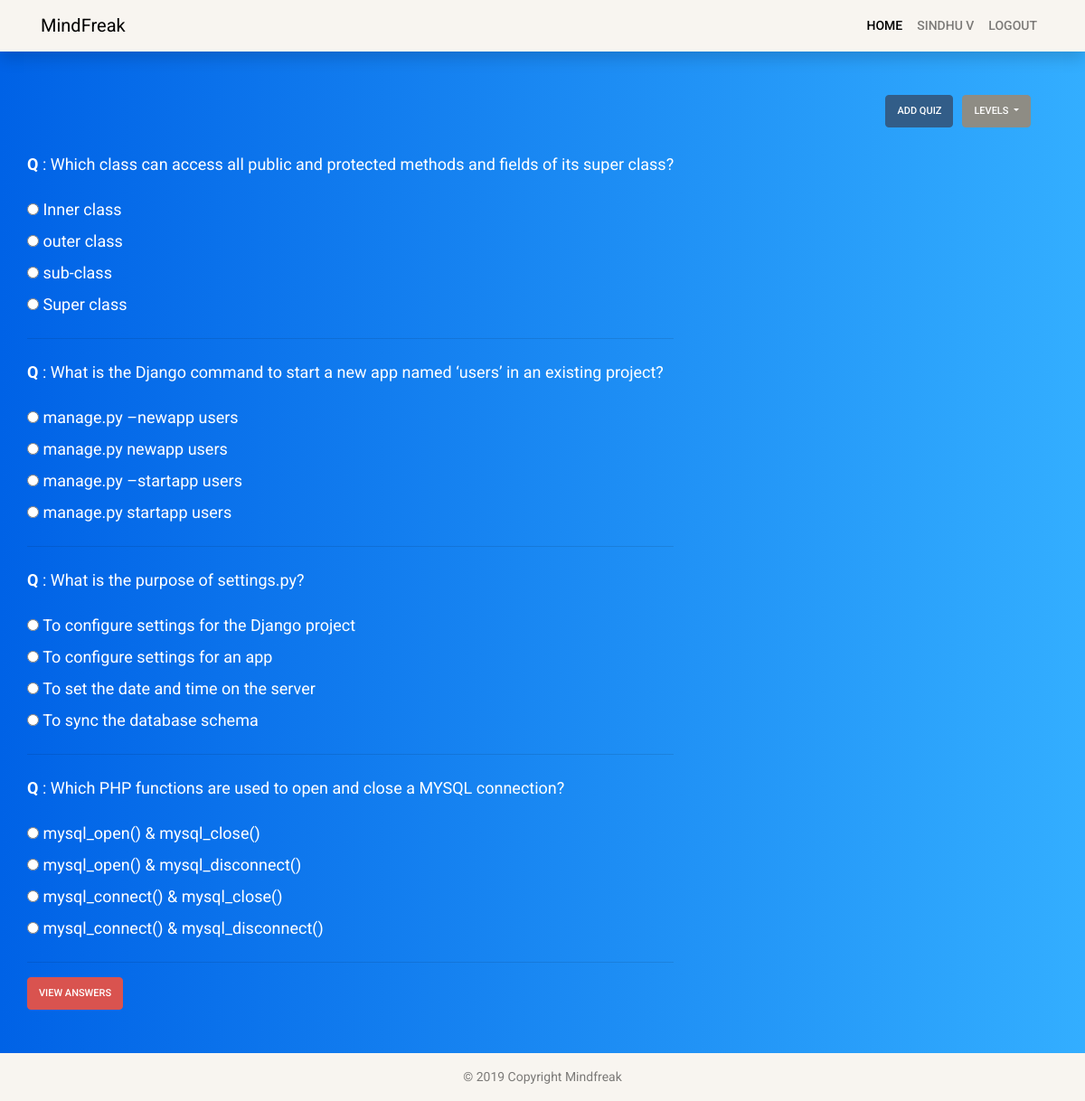
Screenshot of /quizpage/ (signed in) with the database file from the repository.
### mindfreakapp/models.py (models this page shows, shortened)
class Quiz(models.Model):
    user = models.ForeignKey(User,  on_delete = models.CASCADE,default='')
    questiontitle = models.CharField(max_length=1000)
    subject = models.CharField(max_length=500)
    option1 = models.CharField(max_length=500)
    option2 = models.CharField(max_length=500)
    option3 = models.CharField(max_length=500)
    option4 = models.CharField(max_length=500)
    correctans = models.CharField(max_length=500)
    level = models.CharField(max_length=500)
    description = models.CharField(max_length=1500)

### mindfreakapp/views.py (the view)
# urls.py: path('quizpage/',quizpage),
@login_required(login_url="/login")
def quizpage(request,level="all"):
    if request.method == "POST":
        anslist =[]
        if level == "all":
            Allquiz = Quiz.objects.all()
        else:
            Allquiz = Quiz.objects.filter(level=level)
        for i in range(len(Allquiz)):
            ans = request.POST.get('q'+str(i))
            qname = Allquiz[i].questiontitle
            corans = Allquiz[i].correctans
            if ans!= corans:
                anslist.append(['false',corans, Allquiz[i].description,ans])
            else:
                anslist.append(['true',corans, Allquiz[i].description,ans])
        li=[i for i in range(len(Allquiz))]
        return render(request, "quizpage.html",{"done":2,"Allquiz":zip(Allquiz,li,anslist)})
    else:
        if level == "all":
            Allquiz = Quiz.objects.all()
        else:
            Allquiz = Quiz.objects.filter(level=level)
        li=[i for i in range(len(Allquiz))]
        return render(request, "quizpage.html",{"done":1,"Allquiz":zip(Allquiz,li)})

### mindfreakapp/templates/quizpage.html (shortened to what this page needs)
{% extends 'base.html' %}
{% block body %}
<div class="container">
    <div class="col-sm-12 col-xs-12 pull-right" id="maindiv">
    <div class="dropdown" id="quizlevel">
            <button class="btn btn-secondary dropdown-toggle" type="button" id="dropdownMenuButton" data-toggle="dropdown" aria-haspopup="true" aria-expanded="false">
               Levels
            </button>
    </div>
    <div class="actionbtn"><a class="btn btn-primary pull-right" href="/addquiz/" role="button">Add Quiz</a></div>
    </div>
    <div class="row">
        {% if done == 1 %}
        <form class="form" id="quizform" action="/quizpage/" method="POST">
            {% for eachquiz,ind in Allquiz %}
            <div class="question">
                <p class="quizview"><strong>Q </strong>: {{eachquiz.questiontitle}}</p>
                <label class="quizview">
                    <input type="radio" name="q{{ ind }}" value="{{eachquiz.option1}}"> {{eachquiz.option1}}
                </label>
                <br>
                <label class="quizview">
                    <input type="radio" name="q{{ ind }}" value="{{eachquiz.option2}}"> {{eachquiz.option2}}
                </label>
                <br>
                <label class="quizview">
                    <input type="radio" name="q{{ ind }}" value="{{eachquiz.option3}}"> {{eachquiz.option3}}
                </label>
                <br>
                <label class="quizview">
                    <input type="radio" name="q{{ ind }}" value="{{eachquiz.option4}}"> {{eachquiz.option4}}
                </label>
            </div>
            <hr>
        {% endfor %}
        <input type="submit" class="btn btn-danger btn-xs mb-5" value="View Answers"/>
        </form>
        {% endif %}
    </div>
</div>
{% endblock %}

### mindfreakapp/templates/base.html (shortened to what this page needs)
<!doctype html>
<html lang="en">
  <head>
    <link rel="stylesheet" href="https://maxcdn.bootstrapcdn.com/bootstrap/4.3.1/css/bootstrap.min.css">
    <link rel="stylesheet" href="https://bootswatch.com/4/sandstone/bootstrap.min.css">
    <link rel="stylesheet" href="https://maxcdn.bootstrapcdn.com/font-awesome/4.7.0/css/font-awesome.min.css">
    <link rel="stylesheet" href="/static/signin.css">
    <link rel="stylesheet" href="/static/base.css">
    <link rel="stylesheet" href="/static/quizpage.js">
  </head>
  <body>
        {% if user.is_authenticated %}
        <nav class="navbar navbar-expand-lg navbar-light bg-light static-top mb-5 shadow">
        {% else %}
        <nav class="navbar navbar-expand-lg navbar-light bg-light static-top mb-5 shadow onlyhome">
        {% endif %}
                <div class="container">
                  <a class="navbar-brand fontie" href="#">MindFreak</a>
                  <div class="collapse navbar-collapse" id="navbarResponsive">
                    <ul class="navbar-nav ml-auto">
                      <li class="nav-item active">
                        <a class="nav-link" href="/">Home</a>
                      </li>
                      {% if user.is_authenticated %}
                        <li class="nav-item">
                            <a class="nav-link" href="/">{{ user.username }}</a>
                        </li>
                        <li class="nav-item">
                            <a class="nav-link" href="/logout/">Logout</a>
                        </li>
                      {% endif %}
                    </ul>
                  </div>
                </div>
              </nav>
        {% block body %}
        {% endblock %}
        <div class="page-footer font-small bg-light text-black-50" id="footer">
                <div class="footer-copyright text-center py-3">© 2019 Copyright Mindfreak
                </div>
            </div>
  </body>
</html>

### mindfreakapp/static/signin.css (style rules this page uses)
:root { --input-padding-x: 1.5rem; --input-padding-y: .75rem; }
body { background: #007bff; background: linear-gradient(to right, #0062E6, #33AEFF); }

### mindfreakapp/static/base.css (style rules this page uses)
html, body { display: flex; flex-direction: column; min-height: 100vh; }
html { overflow-y: scroll; overflow-x:hidden; }
.quizview { color: #fff !important; font-size: 18px; }
#footer { background-color: #efefef; flex: 0 0 50px; margin-top: auto; }
.pull-right { text-align:right !important; }
#maindiv { margin-bottom:20px; }
.dropdown { float: right; }
.actionbtn { float: right; margin-right:10px; }
body { background: #007bff; background: linear-gradient(to right, #0062E6, #33AEFF); }
p { padding-top: 0.5rem; padding-bottom: 0.5rem; line-height: 25px; }
a.nav-link { font-size: 14px !important; }
.fontie { font-size: 20px !important; }

### rows the page displays
Quiz: questiontitle "Which class can access all public and protected methods and fields of its super class?", option1 "Inner class", option2 "outer class", option3 "sub-class", option4 "Super class"
Quiz: questiontitle "What is the Django command to start a new app named ‘users’ in an existing project?", option1 "manage.py –newapp users", option2 "manage.py newapp users", option3 "manage.py –startapp users", option4 "manage.py startapp users"
Quiz: questiontitle "What is the purpose of settings.py?", option1 "To configure settings for the Django project", option2 "To configure settings for an app", option3 "To set the date and time on the server", option4 "To sync the database schema"
Quiz: questiontitle "Which PHP functions are used to open and close a MYSQL connection?", option1 "mysql_open() & mysql_close()", option2 "mysql_open() & mysql_disconnect()", option3 "mysql_connect() & mysql_close()", option4 "mysql_connect() & mysql_disconnect()"

### other values shown
{{ user.username }} "SINDHU V"
